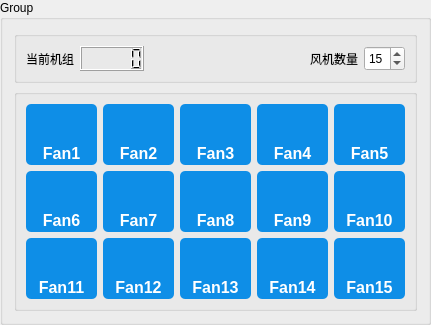
        <widget class="QGroupBox" name="groupBox_3">
         <property name="sizePolicy">
          <sizepolicy hsizetype="Preferred" vsizetype="Minimum">
           <horstretch>0</horstretch>
           <verstretch>0</verstretch>
          </sizepolicy>
         </property>
         <property name="title">
          <string>Group</string>
         </property>
         <layout class="QGridLayout" name="gridLayout_6">
          <item row="0" column="0">
           <widget class="QGroupBox" name="groupBox">
            <layout class="QHBoxLayout" name="horizontalLayout_5">
             <property name="topMargin">
              <number>9</number>
             </property>
             <property name="bottomMargin">
              <number>9</number>
             </property>
             <item>
              <widget class="QLabel" name="label_22">
               <property name="text">
                <string>当前机组</string>
               </property>
              </widget>
             </item>
             <item>
              <widget class="QLCDNumber" name="lcdNumber_groupNum">
               <property name="sizePolicy">
                <sizepolicy hsizetype="Minimum" vsizetype="Fixed">
                 <horstretch>0</horstretch>
                 <verstretch>0</verstretch>
                </sizepolicy>
               </property>
               <property name="minimumSize">
                <size>
                 <width>0</width>
                 <height>25</height>
                </size>
               </property>
               <property name="maximumSize">
                <size>
                 <width>16777215</width>
                 <height>25</height>
                </size>
               </property>
              </widget>
             </item>
             <item>
              <spacer name="horizontalSpacer">
               <property name="orientation">
                <enum>Qt::Horizontal</enum>
               </property>
               <property name="sizeHint" stdset="0">
                <size>
                 <width>40</width>
                 <height>20</height>
                </size>
               </property>
              </spacer>
             </item>
             <item>
              <widget class="QLabel" name="label_21">
               <property name="text">
                <string>风机数量</string>
               </property>
              </widget>
             </item>
             <item>
              <widget class="QSpinBox" name="spinBox_motorNum">
               <property name="minimumSize">
                <size>
                 <width>0</width>
                 <height>25</height>
                </size>
               </property>
               <property name="maximumSize">
                <size>
                 <width>16777215</width>
                 <height>25</height>
                </size>
               </property>
               <property name="minimum">
                <number>0</number>
               </property>
               <property name="maximum">
                <number>32</number>
               </property>
               <property name="value">
                <number>15</number>
               </property>
              </widget>
             </item>
            </layout>
           </widget>
          </item>
          <item row="1" column="0">
           <widget class="QGroupBox" name="groupBox_2">
            <layout class="QGridLayout" name="gridLayout_4">
             <property name="topMargin">
              <number>9</number>
             </property>
             <property name="bottomMargin">
              <number>9</number>
             </property>
             <item row="0" column="0">
              <widget class="QPushButton" name="pushButton_fan1">
               <property name="minimumSize">
                <size>
                 <width>0</width>
                 <height>0</height>
                </size>
               </property>
               <property name="maximumSize">
                <size>
                 <width>71</width>
                 <height>61</height>
                </size>
               </property>
               <property name="styleSheet">
                <string notr="true">


QPushButton{
    background-image: url(:/skin/icons/dark/appbar.radioactive.png);
 
    background-repeat:no-repeat;
    background-position: center bottom;
    background-color: transparent;
	border-style: none !important;
	border: none !important;
	border-radius: 5px;
    color: white;
    text-align: center bottom;
    padding-bottom: 2px;
	font-size:16px;
	font-weight: bold;

    background-color: rgb(14, 142, 231);
	border-style: outset;
}

QPushButton:hover{
    background-color:rgb(57, 159, 251);
    color: white;
    border: 0px solid rgba(14, 142, 231, 255);
}

QPushButton:checked{
    background-color: rgb(0, 125, 213);
    color: white;
    border: 0px solid rgba(14, 142, 231, 255);
}

QPushButton:flat{
    border: none;
}
QPushButton:pressed{
    background-color: rgb(0, 125, 213);
}

QPushButton:disabled{
    background-color: gray;
}

/*
QPushButton{
    background-color: rgb(14, 142, 231);
	border-style: outset;
    border-width: 2px;
	border-radius: 6px;
    color: white;
	font-size: 16px;
	font-weight: bold;
}

QPushButton:hover{
    background-color: rgb(57, 159, 251);
}



*/
</string>
               </property>
               <property name="text">
                <string>Fan1</string>
               </property>
              </widget>
             </item>
             <item row="0" column="1">
              <widget class="QPushButton" name="pushButton_fan2">
               <property name="minimumSize">
                <size>
                 <width>71</width>
                 <height>61</height>
                </size>
               </property>
               <property name="maximumSize">
                <size>
                 <width>71</width>
                 <height>61</height>
                </size>
               </property>
               <property name="styleSheet">
                <string notr="true">


QPushButton{
    background-image: url(:/skin/icons/dark/appbar.radioactive.png);
 
    background-repeat:no-repeat;
    background-position: center bottom;
    background-color: transparent;
	border-style: none !important;
	border: none !important;
	border-radius: 5px;
    color: white;
    text-align: center bottom;
    padding-bottom: 2px;
	font-size:16px;
	font-weight: bold;

    background-color: rgb(14, 142, 231);
	border-style: outset;
}

QPushButton:hover{
    background-color:rgb(57, 159, 251);
    color: white;
    border: 0px solid rgba(14, 142, 231, 255);
}

QPushButton:checked{
    background-color: rgb(0, 125, 213);
    color: white;
    border: 0px solid rgba(14, 142, 231, 255);
}

QPushButton:flat{
    border: none;
}
QPushButton:pressed{
    background-color: rgb(0, 125, 213);
}

QPushButton:disabled{
    background-color: gray;
}

/*
QPushButton{
    background-color: rgb(14, 142, 231);
	border-style: outset;
    border-width: 2px;
	border-radius: 6px;
    color: white;
	font-size: 16px;
	font-weight: bold;
}

QPushButton:hover{
    background-color: rgb(57, 159, 251);
}



*/
</string>
               </property>
               <property name="text">
                <string>Fan2</string>
               </property>
              </widget>
             </item>
             <item row="0" column="2">
              <widget class="QPushButton" name="pushButton_fan3">
               <property name="minimumSize">
                <size>
                 <width>71</width>
                 <height>61</height>
                </size>
               </property>
               <property name="maximumSize">
                <size>
                 <width>71</width>
                 <height>61</height>
                </size>
               </property>
               <property name="styleSheet">
                <string notr="true">


QPushButton{
    background-image: url(:/skin/icons/dark/appbar.radioactive.png);
 
    background-repeat:no-repeat;
    background-position: center bottom;
    background-color: transparent;
	border-style: none !important;
	border: none !important;
	border-radius: 5px;
    color: white;
    text-align: center bottom;
    padding-bottom: 2px;
	font-size:16px;
	font-weight: bold;

    background-color: rgb(14, 142, 231);
	border-style: outset;
}

QPushButton:hover{
    background-color:rgb(57, 159, 251);
    color: white;
    border: 0px solid rgba(14, 142, 231, 255);
}

QPushButton:checked{
    background-color: rgb(0, 125, 213);
    color: white;
    border: 0px solid rgba(14, 142, 231, 255);
}

QPushButton:flat{
    border: none;
}
QPushButton:pressed{
    background-color: rgb(0, 125, 213);
}

QPushButton:disabled{
    background-color: gray;
}

/*
QPushButton{
    background-color: rgb(14, 142, 231);
	border-style: outset;
    border-width: 2px;
	border-radius: 6px;
    color: white;
	font-size: 16px;
	font-weight: bold;
}

QPushButton:hover{
    background-color: rgb(57, 159, 251);
}



*/
</string>
               </property>
               <property name="text">
                <string>Fan3</string>
               </property>
              </widget>
             </item>
             <item row="0" column="3">
              <widget class="QPushButton" name="pushButton_fan4">
               <property name="minimumSize">
                <size>
                 <width>71</width>
                 <height>61</height>
                </size>
               </property>
               <property name="maximumSize">
                <size>
                 <width>71</width>
                 <height>61</height>
                </size>
               </property>
               <property name="styleSheet">
                <string notr="true">


QPushButton{
    background-image: url(:/skin/icons/dark/appbar.radioactive.png);
 
    background-repeat:no-repeat;
    background-position: center bottom;
    background-color: transparent;
	border-style: none !important;
	border: none !important;
	border-radius: 5px;
    color: white;
    text-align: center bottom;
    padding-bottom: 2px;
	font-size:16px;
	font-weight: bold;

    background-color: rgb(14, 142, 231);
	border-style: outset;
}

QPushButton:hover{
    background-color:rgb(57, 159, 251);
    color: white;
    border: 0px solid rgba(14, 142, 231, 255);
}

QPushButton:checked{
    background-color: rgb(0, 125, 213);
    color: white;
    border: 0px solid rgba(14, 142, 231, 255);
}

QPushButton:flat{
    border: none;
}
QPushButton:pressed{
    background-color: rgb(0, 125, 213);
}

QPushButton:disabled{
    background-color: gray;
}

/*
QPushButton{
    background-color: rgb(14, 142, 231);
	border-style: outset;
    border-width: 2px;
	border-radius: 6px;
    color: white;
	font-size: 16px;
	font-weight: bold;
}

QPushButton:hover{
    background-color: rgb(57, 159, 251);
}



*/
</string>
               </property>
               <property name="text">
                <string>Fan4</string>
               </property>
              </widget>
             </item>
             <item row="0" column="4">
              <widget class="QPushButton" name="pushButton_fan5">
               <property name="minimumSize">
                <size>
                 <width>71</width>
                 <height>61</height>
                </size>
               </property>
               <property name="maximumSize">
                <size>
                 <width>71</width>
                 <height>61</height>
                </size>
               </property>
               <property name="styleSheet">
                <string notr="true">


QPushButton{
    background-image: url(:/skin/icons/dark/appbar.radioactive.png);
 
    background-repeat:no-repeat;
    background-position: center bottom;
    background-color: transparent;
	border-style: none !important;
	border: none !important;
	border-radius: 5px;
    color: white;
    text-align: center bottom;
    padding-bottom: 2px;
	font-size:16px;
	font-weight: bold;

    background-color: rgb(14, 142, 231);
	border-style: outset;
}

QPushButton:hover{
    background-color:rgb(57, 159, 251);
    color: white;
    border: 0px solid rgba(14, 142, 231, 255);
}

QPushButton:checked{
    background-color: rgb(0, 125, 213);
    color: white;
    border: 0px solid rgba(14, 142, 231, 255);
}

QPushButton:flat{
    border: none;
}
QPushButton:pressed{
    background-color: rgb(0, 125, 213);
}

QPushButton:disabled{
    background-color: gray;
}

/*
QPushButton{
    background-color: rgb(14, 142, 231);
	border-style: outset;
    border-width: 2px;
	border-radius: 6px;
    color: white;
	font-size: 16px;
	font-weight: bold;
}

QPushButton:hover{
    background-color: rgb(57, 159, 251);
}



*/
</string>
               </property>
               <property name="text">
                <string>Fan5</string>
               </property>
              </widget>
             </item>
             <item row="1" column="0">
              <widget class="QPushButton" name="pushButton_fan6">
               <property name="minimumSize">
                <size>
                 <width>71</width>
                 <height>61</height>
                </size>
               </property>
               <property name="maximumSize">
                <size>
                 <width>71</width>
                 <height>61</height>
                </size>
               </property>
               <property name="styleSheet">
                <string notr="true">


QPushButton{
    background-image: url(:/skin/icons/dark/appbar.radioactive.png);
 
    background-repeat:no-repeat;
    background-position: center bottom;
    background-color: transparent;
	border-style: none !important;
	border: none !important;
	border-radius: 5px;
    color: white;
    text-align: center bottom;
    padding-bottom: 2px;
	font-size:16px;
	font-weight: bold;

    background-color: rgb(14, 142, 231);
	border-style: outset;
}

QPushButton:hover{
    background-color:rgb(57, 159, 251);
    color: white;
    border: 0px solid rgba(14, 142, 231, 255);
}

QPushButton:checked{
    background-color: rgb(0, 125, 213);
    color: white;
    border: 0px solid rgba(14, 142, 231, 255);
}

QPushButton:flat{
    border: none;
}
QPushButton:pressed{
    background-color: rgb(0, 125, 213);
}

QPushButton:disabled{
    background-color: gray;
}

/*
QPushButton{
    background-color: rgb(14, 142, 231);
	border-style: outset;
    border-width: 2px;
	border-radius: 6px;
    color: white;
	font-size: 16px;
	font-weight: bold;
}

QPushButton:hover{
    background-color: rgb(57, 159, 251);
}



*/
</string>
               </property>
               <property name="text">
                <string>Fan6</string>
               </property>
              </widget>
             </item>
             <item row="1" column="1">
              <widget class="QPushButton" name="pushButton_fan7">
               <property name="minimumSize">
                <size>
                 <width>71</width>
                 <height>61</height>
                </size>
               </property>
               <property name="maximumSize">
                <size>
                 <width>71</width>
                 <height>61</height>
                </size>
               </property>
               <property name="styleSheet">
                <string notr="true">


QPushButton{
    background-image: url(:/skin/icons/dark/appbar.radioactive.png);
 
    background-repeat:no-repeat;
    background-position: center bottom;
    background-color: transparent;
	border-style: none !important;
	border: none !important;
	border-radius: 5px;
    color: white;
    text-align: center bottom;
    padding-bottom: 2px;
	font-size:16px;
	font-weight: bold;

    background-color: rgb(14, 142, 231);
	border-style: outset;
}

QPushButton:hover{
    background-color:rgb(57, 159, 251);
    color: white;
    border: 0px solid rgba(14, 142, 231, 255);
}

QPushButton:checked{
    background-color: rgb(0, 125, 213);
    color: white;
    border: 0px solid rgba(14, 142, 231, 255);
}

QPushButton:flat{
    border: none;
}
QPushButton:pressed{
    background-color: rgb(0, 125, 213);
}

QPushButton:disabled{
    background-color: gray;
}

/*
QPushButton{
    background-color: rgb(14, 142, 231);
	border-style: outset;
    border-width: 2px;
	border-radius: 6px;
    color: white;
	font-size: 16px;
	font-weight: bold;
}

QPushButton:hover{
    background-color: rgb(57, 159, 251);
}



*/
</string>
               </property>
               <property name="text">
                <string>Fan7</string>
               </property>
              </widget>
             </item>
             <item row="1" column="2">
              <widget class="QPushButton" name="pushButton_fan8">
               <property name="minimumSize">
                <size>
                 <width>71</width>
                 <height>61</height>
                </size>
               </property>
               <property name="maximumSize">
                <size>
                 <width>71</width>
                 <height>61</height>
                </size>
               </property>
               <property name="styleSheet">
                <string notr="true">


QPushButton{
    background-image: url(:/skin/icons/dark/appbar.radioactive.png);
 
    background-repeat:no-repeat;
    background-position: center bottom;
    background-color: transparent;
	border-style: none !important;
	border: none !important;
	border-radius: 5px;
    color: white;
    text-align: center bottom;
    padding-bottom: 2px;
	font-size:16px;
	font-weight: bold;

    background-color: rgb(14, 142, 231);
	border-style: outset;
}

QPushButton:hover{
    background-color:rgb(57, 159, 251);
    color: white;
    border: 0px solid rgba(14, 142, 231, 255);
}

QPushButton:checked{
    background-color: rgb(0, 125, 213);
    color: white;
    border: 0px solid rgba(14, 142, 231, 255);
}

QPushButton:flat{
    border: none;
}
QPushButton:pressed{
    background-color: rgb(0, 125, 213);
}

QPushButton:disabled{
    background-color: gray;
}

/*
QPushButton{
    background-color: rgb(14, 142, 231);
	border-style: outset;
    border-width: 2px;
	border-radius: 6px;
    color: white;
	font-size: 16px;
	font-weight: bold;
}

QPushButton:hover{
    background-color: rgb(57, 159, 251);
}



*/
</string>
               </property>
               <property name="text">
                <string>Fan8</string>
               </property>
              </widget>
             </item>
             <item row="1" column="3">
              <widget class="QPushButton" name="pushButton_fan9">
               <property name="minimumSize">
                <size>
                 <width>71</width>
                 <height>61</height>
                </size>
               </property>
               <property name="maximumSize">
                <size>
                 <width>71</width>
                 <height>61</height>
                </size>
               </property>
               <property name="styleSheet">
                <string notr="true">


QPushButton{
    background-image: url(:/skin/icons/dark/appbar.radioactive.png);
 
    background-repeat:no-repeat;
    background-position: center bottom;
    background-color: transparent;
	border-style: none !important;
	border: none !important;
	border-radius: 5px;
    color: white;
    text-align: center bottom;
    padding-bottom: 2px;
	font-size:16px;
	font-weight: bold;

    background-color: rgb(14, 142, 231);
	border-style: outset;
}

QPushButton:hover{
    background-color:rgb(57, 159, 251);
    color: white;
    border: 0px solid rgba(14, 142, 231, 255);
}

QPushButton:checked{
    background-color: rgb(0, 125, 213);
    color: white;
    border: 0px solid rgba(14, 142, 231, 255);
}

QPushButton:flat{
    border: none;
}
QPushButton:pressed{
    background-color: rgb(0, 125, 213);
}

QPushButton:disabled{
    background-color: gray;
}

/*
QPushButton{
    background-color: rgb(14, 142, 231);
	border-style: outset;
    border-width: 2px;
	border-radius: 6px;
    color: white;
	font-size: 16px;
	font-weight: bold;
}

QPushButton:hover{
    background-color: rgb(57, 159, 251);
}



*/
</string>
               </property>
               <property name="text">
                <string>Fan9</string>
               </property>
              </widget>
             </item>
             <item row="1" column="4">
              <widget class="QPushButton" name="pushButton_fan10">
               <property name="minimumSize">
                <size>
                 <width>71</width>
                 <height>61</height>
                </size>
               </property>
               <property name="maximumSize">
                <size>
                 <width>71</width>
                 <height>61</height>
                </size>
               </property>
               <property name="styleSheet">
                <string notr="true">


QPushButton{
    background-image: url(:/skin/icons/dark/appbar.radioactive.png);
 
    background-repeat:no-repeat;
    background-position: center bottom;
    background-color: transparent;
	border-style: none !important;
	border: none !important;
	border-radius: 5px;
    color: white;
    text-align: center bottom;
    padding-bottom: 2px;
	font-size:16px;
	font-weight: bold;

    background-color: rgb(14, 142, 231);
	border-style: outset;
}

QPushButton:hover{
    background-color:rgb(57, 159, 251);
    color: white;
    border: 0px solid rgba(14, 142, 231, 255);
}

QPushButton:checked{
    background-color: rgb(0, 125, 213);
    color: white;
    border: 0px solid rgba(14, 142, 231, 255);
}

QPushButton:flat{
    border: none;
}
QPushButton:pressed{
    background-color: rgb(0, 125, 213);
}

QPushButton:disabled{
    background-color: gray;
}

/*
QPushButton{
    background-color: rgb(14, 142, 231);
	border-style: outset;
    border-width: 2px;
	border-radius: 6px;
    color: white;
	font-size: 16px;
	font-weight: bold;
}

QPushButton:hover{
    background-color: rgb(57, 159, 251);
}



*/
</string>
               </property>
               <property name="text">
                <string>Fan10</string>
               </property>
              </widget>
             </item>
             <item row="2" column="0">
              <widget class="QPushButton" name="pushButton_fan11">
               <property name="minimumSize">
                <size>
                 <width>71</width>
                 <height>61</height>
                </size>
               </property>
               <property name="maximumSize">
                <size>
                 <width>71</width>
                 <height>61</height>
                </size>
               </property>
               <property name="styleSheet">
                <string notr="true">


QPushButton{
    background-image: url(:/skin/icons/dark/appbar.radioactive.png);
 
    background-repeat:no-repeat;
    background-position: center bottom;
    background-color: transparent;
	border-style: none !important;
	border: none !important;
	border-radius: 5px;
    color: white;
    text-align: center bottom;
    padding-bottom: 2px;
	font-size:16px;
	font-weight: bold;

    background-color: rgb(14, 142, 231);
	border-style: outset;
}

QPushButton:hover{
    background-color:rgb(57, 159, 251);
    color: white;
    border: 0px solid rgba(14, 142, 231, 255);
}

QPushButton:checked{
    background-color: rgb(0, 125, 213);
    color: white;
    border: 0px solid rgba(14, 142, 231, 255);
}

QPushButton:flat{
    border: none;
}
QPushButton:pressed{
    background-color: rgb(0, 125, 213);
}

QPushButton:disabled{
    background-color: gray;
}

/*
QPushButton{
    background-color: rgb(14, 142, 231);
	border-style: outset;
    border-width: 2px;
	border-radius: 6px;
    color: white;
	font-size: 16px;
	font-weight: bold;
}

QPushButton:hover{
    background-color: rgb(57, 159, 251);
}



*/
</string>
               </property>
               <property name="text">
                <string>Fan11</string>
               </property>
              </widget>
             </item>
             <item row="2" column="1">
              <widget class="QPushButton" name="pushButton_fan12">
               <property name="minimumSize">
                <size>
                 <width>71</width>
                 <height>61</height>
                </size>
               </property>
               <property name="maximumSize">
                <size>
                 <width>71</width>
                 <height>61</height>
                </size>
               </property>
               <property name="styleSheet">
                <string notr="true">


QPushButton{
    background-image: url(:/skin/icons/dark/appbar.radioactive.png);
 
    background-repeat:no-repeat;
    background-position: center bottom;
    background-color: transparent;
	border-style: none !important;
	border: none !important;
	border-radius: 5px;
    color: white;
    text-align: center bottom;
    padding-bottom: 2px;
	font-size:16px;
	font-weight: bold;

    background-color: rgb(14, 142, 231);
	border-style: outset;
}

QPushButton:hover{
    background-color:rgb(57, 159, 251);
    color: white;
    border: 0px solid rgba(14, 142, 231, 255);
}

QPushButton:checked{
    background-color: rgb(0, 125, 213);
    color: white;
    border: 0px solid rgba(14, 142, 231, 255);
}

QPushButton:flat{
    border: none;
}
QPushButton:pressed{
    background-color: rgb(0, 125, 213);
}

QPushButton:disabled{
    background-color: gray;
}

/*
QPushButton{
    background-color: rgb(14, 142, 231);
	border-style: outset;
    border-width: 2px;
	border-radius: 6px;
    color: white;
	font-size: 16px;
	font-weight: bold;
}

QPushButton:hover{
    background-color: rgb(57, 159, 251);
}



*/
</string>
               </property>
               <property name="text">
                <string>Fan12</string>
               </property>
              </widget>
             </item>
             <item row="2" column="2">
              <widget class="QPushButton" name="pushButton_fan13">
               <property name="minimumSize">
                <size>
                 <width>71</width>
                 <height>61</height>
                </size>
               </property>
               <property name="maximumSize">
                <size>
                 <width>71</width>
                 <height>61</height>
                </size>
               </property>
               <property name="styleSheet">
                <string notr="true">


QPushButton{
    background-image: url(:/skin/icons/dark/appbar.radioactive.png);
 
    background-repeat:no-repeat;
    background-position: center bottom;
    background-color: transparent;
	border-style: none !important;
	border: none !important;
	border-radius: 5px;
    color: white;
    text-align: center bottom;
    padding-bottom: 2px;
	font-size:16px;
	font-weight: bold;

    background-color: rgb(14, 142, 231);
	border-style: outset;
}

QPushButton:hover{
    background-color:rgb(57, 159, 251);
    color: white;
    border: 0px solid rgba(14, 142, 231, 255);
}

QPushButton:checked{
    background-color: rgb(0, 125, 213);
    color: white;
    border: 0px solid rgba(14, 142, 231, 255);
}

QPushButton:flat{
    border: none;
}
QPushButton:pressed{
    background-color: rgb(0, 125, 213);
}

QPushButton:disabled{
    background-color: gray;
}

/*
QPushButton{
    background-color: rgb(14, 142, 231);
	border-style: outset;
    border-width: 2px;
	border-radius: 6px;
    color: white;
	font-size: 16px;
	font-weight: bold;
}

QPushButton:hover{
    background-color: rgb(57, 159, 251);
}



*/
</string>
               </property>
               <property name="text">
                <string>Fan13</string>
               </property>
              </widget>
             </item>
             <item row="2" column="3">
              <widget class="QPushButton" name="pushButton_fan14">
               <property name="minimumSize">
                <size>
                 <width>71</width>
                 <height>61</height>
                </size>
               </property>
               <property name="maximumSize">
                <size>
                 <width>71</width>
                 <height>61</height>
                </size>
               </property>
               <property name="styleSheet">
                <string notr="true">


QPushButton{
    background-image: url(:/skin/icons/dark/appbar.radioactive.png);
 
    background-repeat:no-repeat;
    background-position: center bottom;
    background-color: transparent;
	border-style: none !important;
	border: none !important;
	border-radius: 5px;
    color: white;
    text-align: center bottom;
    padding-bottom: 2px;
	font-size:16px;
	font-weight: bold;

    background-color: rgb(14, 142, 231);
	border-style: outset;
}

QPushButton:hover{
    background-color:rgb(57, 159, 251);
    color: white;
    border: 0px solid rgba(14, 142, 231, 255);
}

QPushButton:checked{
    background-color: rgb(0, 125, 213);
    color: white;
    border: 0px solid rgba(14, 142, 231, 255);
}

QPushButton:flat{
    border: none;
}
QPushButton:pressed{
    background-color: rgb(0, 125, 213);
}

QPushButton:disabled{
    background-color: gray;
}

/*
QPushButton{
    background-color: rgb(14, 142, 231);
	border-style: outset;
    border-width: 2px;
	border-radius: 6px;
    color: white;
	font-size: 16px;
	font-weight: bold;
}

QPushButton:hover{
    background-color: rgb(57, 159, 251);
}



*/
</string>
               </property>
               <property name="text">
                <string>Fan14</string>
               </property>
              </widget>
             </item>
             <item row="2" column="4">
              <widget class="QPushButton" name="pushButton_fan15">
               <property name="minimumSize">
                <size>
                 <width>71</width>
                 <height>61</height>
                </size>
               </property>
               <property name="maximumSize">
                <size>
                 <width>71</width>
                 <height>61</height>
                </size>
               </property>
               <property name="styleSheet">
                <string notr="true">


QPushButton{
    background-image: url(:/skin/icons/dark/appbar.radioactive.png);
 
    background-repeat:no-repeat;
    background-position: center bottom;
    background-color: transparent;
	border-style: none !important;
	border: none !important;
	border-radius: 5px;
    color: white;
    text-align: center bottom;
    padding-bottom: 2px;
	font-size:16px;
	font-weight: bold;

    background-color: rgb(14, 142, 231);
	border-style: outset;
}

QPushButton:hover{
    background-color:rgb(57, 159, 251);
    color: white;
    border: 0px solid rgba(14, 142, 231, 255);
}

QPushButton:checked{
    background-color: rgb(0, 125, 213);
    color: white;
    border: 0px solid rgba(14, 142, 231, 255);
}

QPushButton:flat{
    border: none;
}
QPushButton:pressed{
    background-color: rgb(0, 125, 213);
}

QPushButton:disabled{
    background-color: gray;
}

/*
QPushButton{
    background-color: rgb(14, 142, 231);
	border-style: outset;
    border-width: 2px;
	border-radius: 6px;
    color: white;
	font-size: 16px;
	font-weight: bold;
}

QPushButton:hover{
    background-color: rgb(57, 159, 251);
}



*/
</string>
               </property>
               <property name="text">
                <string>Fan15</string>
               </property>
              </widget>
             </item>
            </layout>
           </widget>
          </item>
         </layout>
        </widget>
